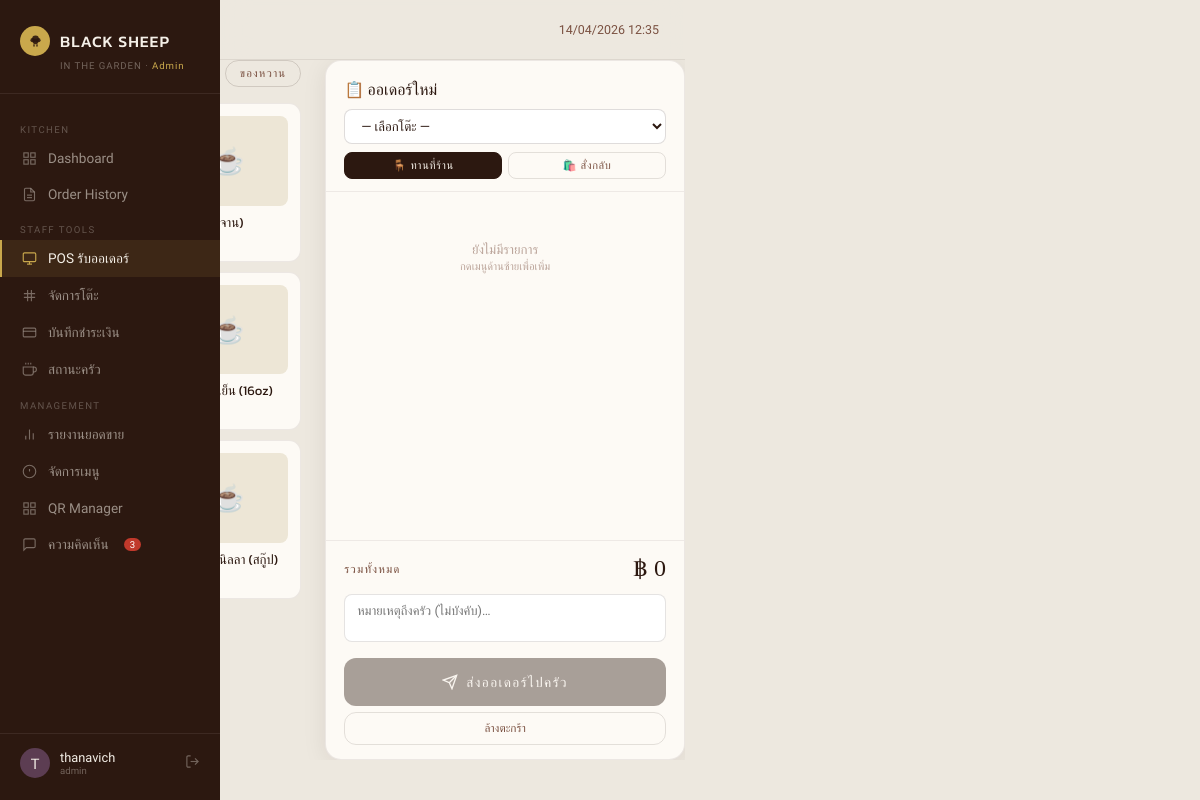
The app's page /admin/staff/staff_pos.php (signed in) with its own data.
### tables this page shows
CREATE TABLE `categories` (
  `category_id` int(11) NOT NULL,
  `category_name` varchar(100) NOT NULL,
  `sort_order` int(11) DEFAULT 0
);

CREATE TABLE `menu_items` (
  `item_id` int(11) NOT NULL,
  `category_id` int(11) NOT NULL,
  `item_name` varchar(150) NOT NULL,
  `size` varchar(50) DEFAULT '',
  `description` text DEFAULT NULL,
  `price` decimal(10,2) NOT NULL,
  `image` varchar(255) DEFAULT NULL,
  `active` tinyint(1) DEFAULT 1
);

### admin/staff/staff_pos.php (the view, shortened to what this page needs)
<?php
include '../connect.php';
$cats  = $conn->query("SELECT * FROM categories ORDER BY sort_order, category_name");
$cat_list = [];
while ($c = $cats->fetch_assoc()) $cat_list[] = $c;
?>
<!DOCTYPE html>
<html lang="th">
<head>
  <link rel="stylesheet" href="../assets/style.css">
  <link rel="stylesheet" href="../assets/admin.css">
</head>
<body>
<div class="admin-wrap">
  <?php include 'sidebar.php'; ?>
  <div class="admin-main">
    <div class="topbar">
      <div class="topbar-title">🖥️ POS รับออเดอร์</div>
      <div style="font-size:.78rem; color:var(--choco-light);"><?= date('d/m/Y H:i') ?></div>
    </div>
    <div class="main-pad">
      <div class="pos-wrap">
        <div class="pos-menu">
          <div class="pos-cat-bar" id="catBar">
            <button class="pos-cat-btn active" data-cat="all">ทั้งหมด</button>
            <?php foreach ($cat_list as $c): ?>
            <button class="pos-cat-btn" data-cat="<?= $c['category_id'] ?>"><?= htmlspecialchars($c['category_name']) ?></button>
            <?php endforeach; ?>
          </div>
          <div class="pos-menu-grid" id="menuGrid">
            <?php foreach ($cat_list as $c):
              $cid = (int)$c['category_id'];
              $items = $conn->query("SELECT * FROM menu_items WHERE active=1 AND category_id=$cid ORDER BY item_name");
              while ($m = $items->fetch_assoc()):
            ?>
            <button class="pos-item-card" data-cat="<?= $cid ?>"
              onclick="promptAdd(<?= htmlspecialchars(json_encode($m)) ?>)">
              <?php if ($m['image']): ?>
              <img src="../uploads/<?= htmlspecialchars($m['image']) ?>" class="pos-item-img" alt="">
              <?php else: ?><div class="pos-item-placeholder">☕</div><?php endif; ?>
              <div class="pos-item-name"><?= htmlspecialchars($m['item_name']) ?><?= $m['size']?' ('.$m['size'].')':'' ?></div>
              <div class="pos-item-price"><?= number_format($m['price'],0) ?> ฿</div>
            </button>
            <?php endwhile; endforeach; ?>
          </div>
        </div>
        <div class="pos-cart">
          <div class="pos-cart-header">
            <div class="pos-cart-title">📋 ออเดอร์ใหม่</div>
            <select class="pos-table-select" id="tableSelect">
              <option value="">— เลือกโต๊ะ —</option>
            </select>
            <div class="pos-type-row">
              <button class="pos-type-btn active" data-type="dine_in" onclick="setType('dine_in',this)">🪑 ทานที่ร้าน</button>
              <button class="pos-type-btn" data-type="takeaway" onclick="setType('takeaway',this)">🛍️ สั่งกลับ</button>
            </div>
          </div>
          <div class="pos-cart-items" id="cartItems">
            <div class="pos-cart-empty">ยังไม่มีรายการ<br><small>กดเมนูด้านซ้ายเพื่อเพิ่ม</small></div>
          </div>
          <div class="pos-cart-footer">
            <div class="pos-total-row">
              <span class="pos-total-label">รวมทั้งหมด</span>
              <span class="pos-total-amount" id="totalAmt">฿ 0</span>
            </div>
            <textarea class="pos-note-input" id="orderNote" rows="2" placeholder="หมายเหตุถึงครัว (ไม่บังคับ)…"></textarea>
            <form method="post" id="posForm">
              <button type="button" class="pos-submit-btn" id="submitBtn" onclick="submitOrder()" disabled>
                <svg width="16" height="16" viewBox="0 0 24 24" fill="none" stroke="currentColor" stroke-width="2"><line x1="22" y1="2" x2="11" y2="13"/><polygon points="22 2 15 22 11 13 2 9 22 2"/></svg>
                ส่งออเดอร์ไปครัว
              </button>
              <button type="button" class="pos-clear-btn" onclick="clearCart()">ล้างตะกร้า</button>
            </form>
          </div>
        </div>
      </div>
    </div>
  </div>
</div>
</body>
</html>

### assets/style.css (style rules this page uses)
:root { --cream: #f5f0e8; --cream-deep: #ede6d6; --cream-dark: #e2d9c6; --choco: #2c1810; --choco-mid: #4a2c1e; --choco-light: #7a5040; --mangosteen: #5c3d52; --mango-pale: #d4b8cc; --botanical: #4a5e3a; --bot-pale: #c8d4be; --gold: #c9a84c; --gold-pale: #e8d49a; --shadow-soft: 0 4px 24px rgba(44, 24, 16, 0.08); --shadow-card: 0 8px 40px rgba(44, 24, 16, 0.14); --shadow-deep: 0 16px 64px rgba(44, 24, 16, 0.28); --radius: 16px; --radius-sm: 10px; }
*, *::before, *::after { box-sizing: border-box; margin: 0; padding: 0; }
html { scroll-behavior: smooth; }
body { font-family: "Jost", sans-serif; font-weight: 300; background-color: var(--cream); color: var(--choco); min-height: 100vh; -webkit-font-smoothing: antialiased; }

### assets/admin.css (style rules this page uses)
body { background: #ede8df; display: flex; min-height: 100vh; font-family: "Prompt", sans-serif; margin: 0; }
.topbar { height: 60px; background: rgba(237, 232, 223, 0.9); backdrop-filter: blur(14px); border-bottom: 1px solid rgba(44, 24, 16, 0.08); display: flex; align-items: center; justify-content: space-between; padding: 0 26px; position: sticky; top: 0; z-index: 40; }
.topbar-title { font-family: "Kanit", sans-serif; font-size: 1.4rem; font-weight: 500; }

### records on screen
categories: category_name "ของหวาน"
menu_items: size "จาน"
menu_items: size "16oz"
menu_items: size "สกู๊ป"

### other values on screen
$role "Admin"
$label "Dashboard Order History POS รับออเดอร์ จัดการโต๊ะ บันทึกชำระเงิน สถานะครัว รายงานยอดขาย จัดการเมนู QR Manager"
$fb_unread "3"
substr($_SESSION['admin_name']??'S',0,1) "T"
$_SESSION['admin_name'] "thanavich"
$role "admin"
